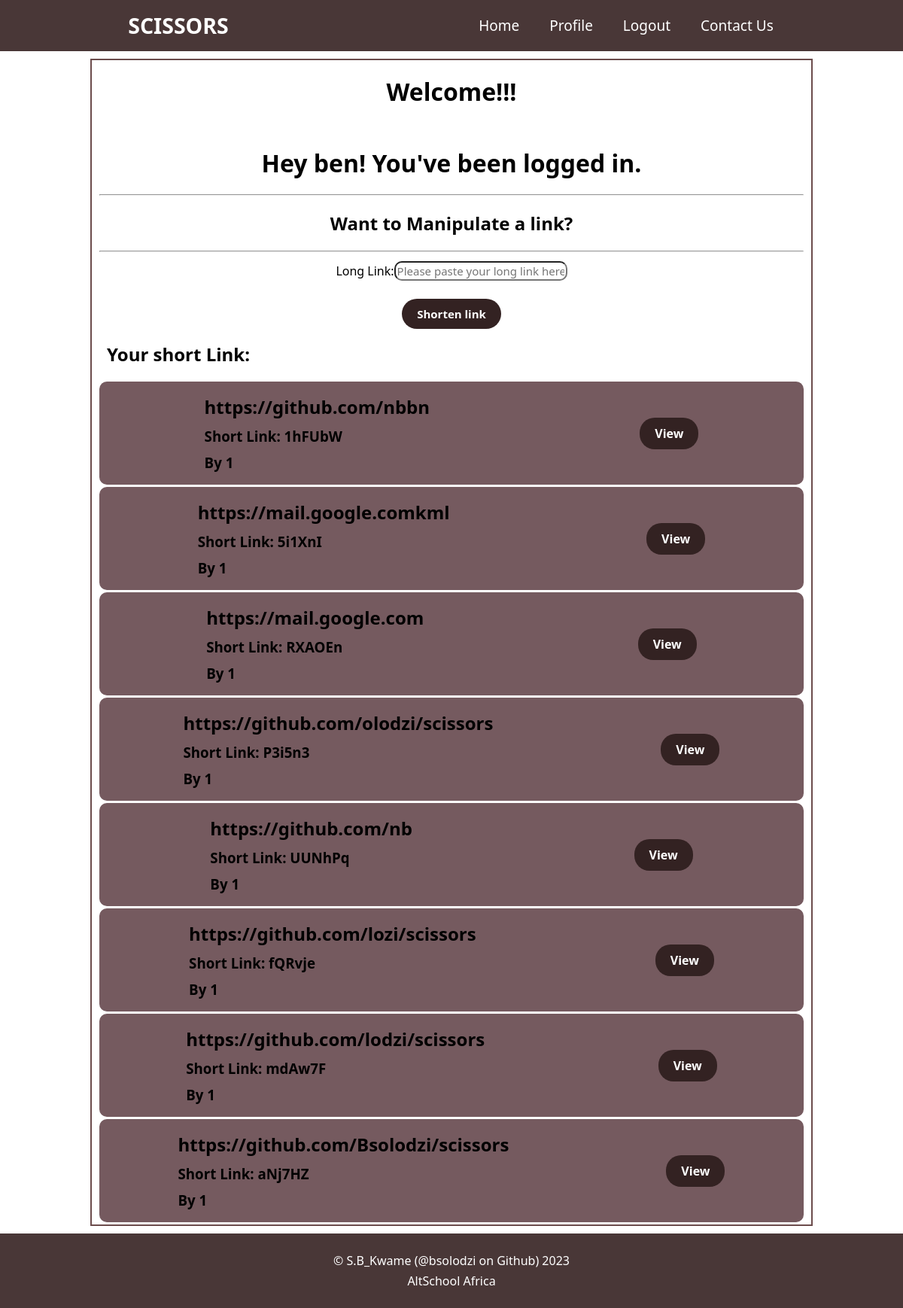
The page / (signed in) on the database its author committed.
### app.py (models this page shows, shortened)
class User (db.Model, UserMixin):
    __tablename__ = "users"
    id = db.Column(db.Integer(), primary_key=True)
    username = db.Column(db.String(255), nullable=False, unique=True)
    first_name = db.Column(db.String(50), nullable=False)
    last_name = db.Column(db.String(50), nullable=False)
    email = db.Column(db.String(255), nullable=False, unique=True)
    password_hash = db.Column(db.Text(), nullable=False)
    links = db.relationship('Link', backref='user')

class Link(db.Model):
    __tablename__ = "links"
    id = db.Column(db.Integer(), primary_key=True)
    long_link = db.Column(db.String(), nullable=False)
    short_link = db.Column(db.String())
    user_id = db.Column(db.Integer(), db.ForeignKey('users.id'))
    created_at = db.Column(db.DateTime, default=datetime.utcnow)

### app.py (the view, shortened to what this page needs)
@app.route('/', methods=['GET', 'POST'])
@login_required
@limiter.limit("1/second")
@cache.cached(timeout=20)
def home():
    if current_user.is_authenticated:
        links = Link.query.filter_by(user=current_user).order_by(
        desc(Link.created_at)).all()
    else:
        links = []
    return render_template('index.html', links=links)

### app.py (called while the page is built)
@login_manager.user_loader
def load_user(user_id):
    return User.query.get(int(user_id))

### templates/index.html
{% extends 'base.html' %} {% block content %}
<h1 class="headings">Welcome!!!</h1>
{% if current_user.is_authenticated %}
<div class="form-group">
  <h1 class="headings">
    Hey {{current_user.username}}! You've been logged in.
  </h1>
  <hr />
  <h2 class="headings">Want to Manipulate a link?</h2>
  <hr />
  <form action="{{url_for('home')}}" method="POST">
    <div class="form-group">
      <label for="link">Long Link:</label>
      <input
        type="text"
        id="link"
        name="link"
        placeholder="Please paste your long link here"
        required
      />
    </div>
    <div class="form-group">
      <input type="submit" value="Shorten link" class="mybtn" />
    </div>
  </form>
  <div>
    <h2>Your short Link: {{latest_link}}</h2>
  </div>
</div>
{% endif %} {% for link in links %}
<div class="blogs">
  <article class="index-article">
    <div class="form-group">
      <div>
        <h2>{{link.long_link}}</h2>
      </div>
      <div>
        <h3>Short Link: {{link.short_link}}</h3>
      </div>
      <div>
        <h3>By {{link.user_id}}</h3>
      </div>
    </div>
    <div>
      <a href="/view_blog/{{link.id}}/" class="mybtn"> View</a>
    </div>
  </article>
</div>
{% endfor %} {% endblock content %}

### templates/base.html (shortened to what this page needs)
<!DOCTYPE html>
<html lang="en">
  <head>
    <link
      rel="stylesheet"
      href="{{url_for ('static',filename='css/main.css')}}"
    />
  </head>
  <body>
    <header>
      <div class="logo">
        <a href="/"><h2>SCISSORS</h2></a>
      </div>
      <div class="nav-item">
        {% if current_user.is_authenticated %}
        <a href="{{url_for('home')}}">Home</a>
        <a href="{{url_for('profile')}}">Profile</a>
        <a href="{{url_for('logout')}}">Logout</a>
        <a href="{{url_for('contact')}}">Contact Us</a>
        {% else %}
        <a href="{{url_for('home')}}">Home</a>
        <a href="{{url_for('create_account')}}">Sign up</a>
        <a href="{{url_for('login')}}">Log in</a>
        <a href="{{url_for('contact')}}">Contact Us</a>
        {% endif %}
      </div>
    </header>
    <main class="container">{% block content %} {% endblock content %}</main>
    <footer>
      <p class="footer">
        <center>
          &copy; S.B_Kwame (@bsolodzi on Github)
          <p>AltSchool Africa</p>
        </center>
      </p>
    </footer>
  </body>
</html>

### static/css/main.css (style rules this page uses)
* { font-family: system-ui, 'Segoe UI', 'Open Sans', 'Helvetica Neue', sans-serif; margin: auto; box-sizing: border-box; }
a { text-decoration: underline; margin: 0 3px; }
header { background-color: rgb(73, 55, 55); padding: 5px; color: white; display: flex; justify-content: space-between; }
header a { float: left; text-align: right; color: #000; text-decoration: wheat; font-size: 18px; font-size: 19px; padding: 5px 5px; border: 0; transition: all 1.2s; }
.logo a { color: white; }
.nav-item a { margin: 10px; color: white; padding: 5px 10px; }
main { min-height: 100vh; }
form { width:auto; }
.form-group { padding: 12px 10px; }
.form-group div { display: flex; align-items: flex-start; }
.mybtn { padding: 10px 20px; background-color: rgb(51, 34, 34); border: none; color: white; font-weight: bold; border-radius: 20px; transition: all 1.5s; text-decoration: none; }
.container { margin:10px auto; width: 80%; border: 2px rgb(108, 76, 76) solid; }
input { border-radius: 10px; align-items: left; text-align: left; font-size: 15px; }
footer { padding: 20px; background-color: rgb(73, 55, 55); color: white; }
.index-article { display: flex; text-align: left; margin: 3px 10px; background-color: rgb(117, 90, 95); border-radius: 10px; }
article a { margin: 20px; }
h1, h2, h3, p { margin: 5px 10px; text-align: center; }
.headings { text-align: center; margin: 20px; }
form { display: flex; flex-direction: column; }

### rows shown on the page
User: username "ben"
Link: long_link "https://github.com/nbbn", short_link "1hFUbW", user_id "1"
Link: long_link "https://mail.google.comkml", short_link "5i1XnI", user_id "1"
Link: long_link "https://mail.google.com", short_link "RXAOEn", user_id "1"
Link: long_link "https://github.com/olodzi/scissors", short_link "P3i5n3", user_id "1"
Link: long_link "https://github.com/nb", short_link "UUNhPq", user_id "1"
Link: long_link "https://github.com/lozi/scissors", short_link "fQRvje", user_id "1"
Link: long_link "https://github.com/lodzi/scissors", short_link "mdAw7F", user_id "1"
Link: long_link "https://github.com/Bsolodzi/scissors", short_link "aNj7HZ", user_id "1"
